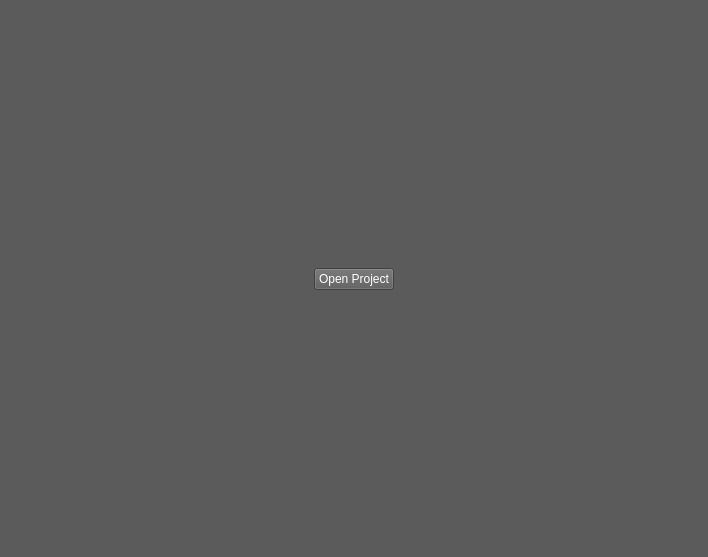
<?xml version="1.0" encoding="UTF-8"?>
<ui version="4.0">
 <class>DicomSource</class>
 <widget class="QWidget" name="DicomSource">
  <property name="geometry">
   <rect>
    <x>0</x>
    <y>0</y>
    <width>708</width>
    <height>557</height>
   </rect>
  </property>
  <property name="windowTitle">
   <string>Form</string>
  </property>
  <property name="styleSheet">
   <string notr="true">background-color: rgb(91,91,91);
color: white
</string>
  </property>
  <layout class="QHBoxLayout" name="horizontalLayout_3">
   <item>
    <widget class="QWidget" name="widget" native="true">
     <property name="sizePolicy">
      <sizepolicy hsizetype="Expanding" vsizetype="Preferred">
       <horstretch>0</horstretch>
       <verstretch>0</verstretch>
      </sizepolicy>
     </property>
    </widget>
   </item>
   <item>
    <layout class="QVBoxLayout" name="verticalLayout_2">
     <item>
      <widget class="QWidget" name="widget_3" native="true">
       <property name="sizePolicy">
        <sizepolicy hsizetype="Preferred" vsizetype="Expanding">
         <horstretch>0</horstretch>
         <verstretch>0</verstretch>
        </sizepolicy>
       </property>
      </widget>
     </item>
     <item>
      <widget class="QPushButton" name="openProjectButton">
       <property name="text">
        <string>Open Project</string>
       </property>
      </widget>
     </item>
     <item>
      <widget class="QWidget" name="widget_4" native="true">
       <property name="sizePolicy">
        <sizepolicy hsizetype="Preferred" vsizetype="Expanding">
         <horstretch>0</horstretch>
         <verstretch>0</verstretch>
        </sizepolicy>
       </property>
      </widget>
     </item>
    </layout>
   </item>
   <item>
    <widget class="QWidget" name="widget_2" native="true">
     <property name="sizePolicy">
      <sizepolicy hsizetype="Expanding" vsizetype="Preferred">
       <horstretch>0</horstretch>
       <verstretch>0</verstretch>
      </sizepolicy>
     </property>
    </widget>
   </item>
  </layout>
 </widget>
 <resources>
  <include location="dicomRC.qrc"/>
 </resources>
 <connections/>
</ui>
